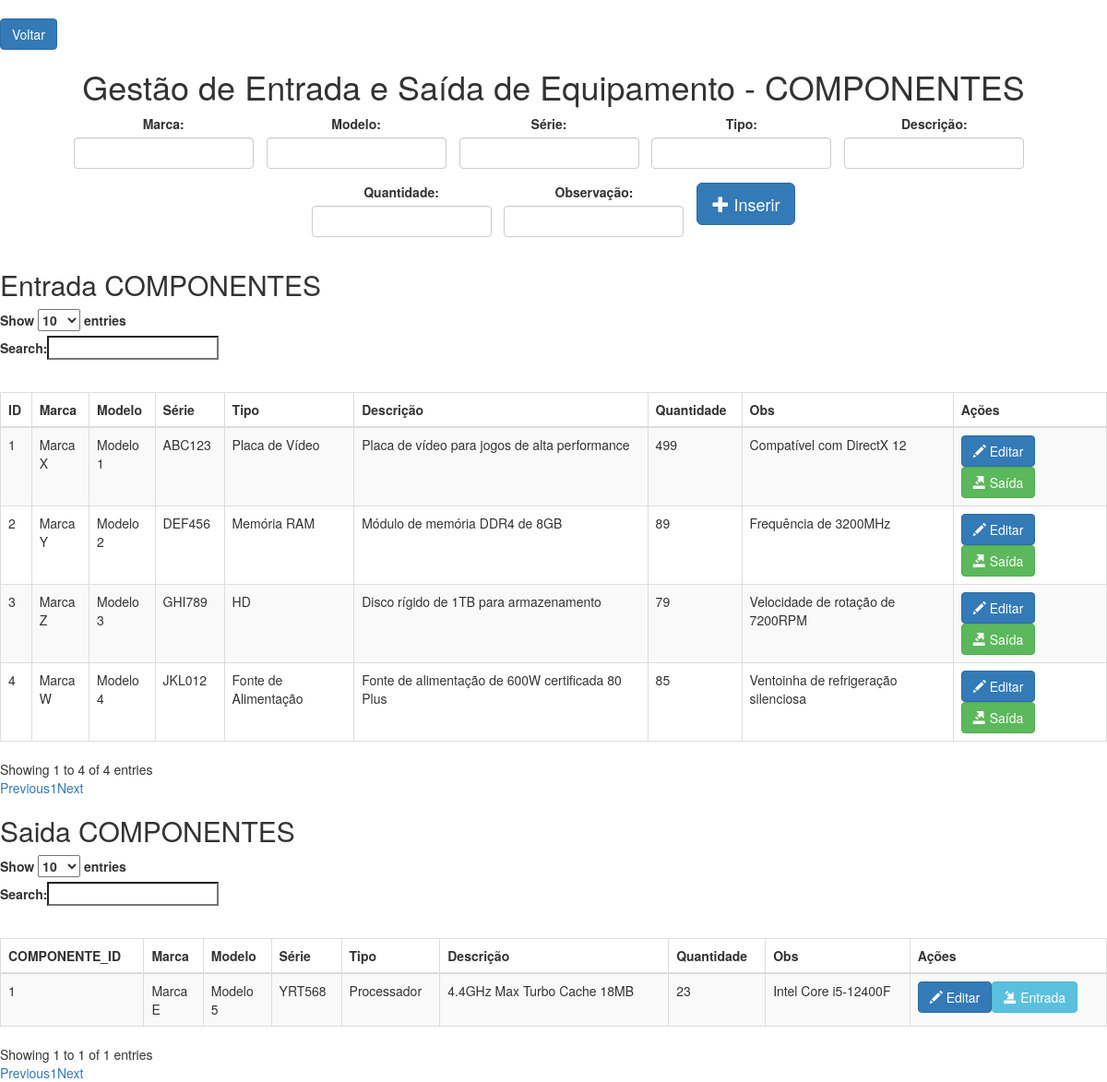
The app's page /componentes.php with its own data.
### tables this page shows
CREATE TABLE `componentes` (
  `ID` int(11) NOT NULL,
  `MARCA` varchar(100) NOT NULL,
  `MODELO` varchar(100) NOT NULL,
  `SERIE` varchar(100) NOT NULL,
  `TIPO` varchar(100) NOT NULL,
  `DESCRICAO` varchar(100) NOT NULL,
  `QUANTIDADE` int(11) NOT NULL,
  `OBS` varchar(255) NOT NULL
);

CREATE TABLE `componentes_saida` (
  `COMPONENTE_ID` int(11) NOT NULL,
  `MARCA` varchar(100) NOT NULL,
  `MODELO` varchar(100) NOT NULL,
  `SERIE` varchar(100) NOT NULL,
  `TIPO` varchar(100) NOT NULL,
  `DESCRICAO` varchar(100) NOT NULL,
  `QUANTIDADE` int(11) NOT NULL,
  `OBS` varchar(255) DEFAULT NULL
);

### componentes.php (the view, shortened to what this page needs)
<!DOCTYPE html>
<html>
<head>
    <link rel="stylesheet" href="style.css">
    <link rel="stylesheet" href="https://maxcdn.bootstrapcdn.com/bootstrap/3.3.7/css/bootstrap.min.css">
    <link rel="stylesheet" href="https://cdn.datatables.net/1.10.19/css/dataTables.bootstrap.min.css">
</head>
<body>
<div class="text-left" style="margin-top: 20px;">
    <button onclick="window.location.href='index.php'" class="btn btn-primary">Voltar</button>
</div>
<h1 class="text-center">Gestão de Entrada e Saída de Equipamento - COMPONENTES</h1>
<form method="post" action="inserir.php">
    <div class="form-container inline">
        <div class="form-group">
            <label for="MARCA">Marca:</label>
            <input type="text" name="MARCA" id="MARCA" class="form-control" required>
        </div>
        <div class="form-group">
            <label for="MODELO">Modelo:</label>
            <input type="text" name="MODELO" id="MODELO" class="form-control" required>
        </div>
        <div class="form-group">
            <label for="SERIE">Série:</label>
            <input type="text" name="SERIE" id="SERIE" class="form-control" required>
        </div>
        <div class="form-group">
            <label for="TIPO">Tipo:</label>
            <input type="text" name="TIPO" id="TIPO" class="form-control" required>
        </div>
        <div class="form-group">
            <label for="DESCRICAO">Descrição:</label>
            <input type="text" name="DESCRICAO" id="DESCRICAO" class="form-control" required>
        </div>
        <div class="form-group">
            <label for="QUANTIDADE">Quantidade:</label>
            <input type="text" name="QUANTIDADE" id="QUANTIDADE" class="form-control" required>
        </div>
        <div class="form-group">
            <label for="OBS">Observação:</label>
            <input type="text" name="OBS" id="OBS" class="form-control" required>
        </div>
        <button type="submit" name="submit_insert" class="btn btn-primary btn-lg">
            <span class="glyphicon glyphicon-plus"></span> Inserir
        </button>
    </div>
</form>
<?php
function exibirTabela($conexao)
{
    $sql = "SELECT * FROM componentes";
    $resultado = mysqli_query($conexao, $sql);
    if (mysqli_num_rows($resultado) > 0) {
        echo '<h2>Entrada COMPONENTES</h2>';
        echo '<table id="componentes-table" class="table table-striped table-bordered">';
        echo '<thead><tr><th>ID</th><th>Marca</th><th>Modelo</th><th>Série</th><th>Tipo</th><th>Descrição</th><th>Quantidade</th><th>Obs</th><th>Ações</th></tr></thead>';
        echo '<tbody>';
        while ($row = mysqli_fetch_assoc($resultado)) {
            echo '<tr>';
            echo '<td>' . $row['ID'] . '</td>';
            echo '<td>' . $row['MARCA'] . '</td>';
            echo '<td>' . $row['MODELO'] . '</td>';
            echo '<td>' . $row['SERIE'] . '</td>';
            echo '<td>' . $row['TIPO'] . '</td>';
            echo '<td>' . $row['DESCRICAO'] . '</td>';
            echo '<td>' . $row['QUANTIDADE'] . '</td>';
            echo '<td>' . $row['OBS'] . '</td>';
            echo '<td><button class="btn btn-primary btn-editar"><span class="glyphicon glyphicon-pencil"></span> Editar</button>';
            echo '<button class="btn btn-success btn-saida"><span class="glyphicon glyphicon-export"></span> Saída</button>';
            echo '</td>';
            echo '</tr>';
        }
        echo '</tbody>';
        echo '</table>';
    }
}
function exibirTabelaComponentesSaida($conexao)
{
    $sql = "SELECT * FROM componentes_saida";
    $resultado = mysqli_query($conexao, $sql);
    if (mysqli_num_rows($resultado) > 0) {
        echo '<h2>Saida COMPONENTES</h2>';
        echo '<table id="componentes_saida-table" class="table table-striped table-bordered">';
        echo '<thead><tr><th>COMPONENTE_ID</th><th>Marca</th><th>Modelo</th><th>Série</th><th>Tipo</th><th>Descrição</th><th>Quantidade</th><th>Obs</th><th>Ações</th></tr></thead>';
        echo '<tbody>';
        while ($row = mysqli_fetch_assoc($resultado)) {
            echo '<tr>';
            echo '<td>' . $row['COMPONENTE_ID'] . '</td>';
            echo '<td>' . $row['MARCA'] . '</td>';
            echo '<td>' . $row['MODELO'] . '</td>';
            echo '<td>' . $row['SERIE'] . '</td>';
            echo '<td>' . $row['TIPO'] . '</td>';
            echo '<td>' . $row['DESCRICAO'] . '</td>';
            echo '<td>' . $row['QUANTIDADE'] . '</td>';
            echo '<td>' . $row['OBS'] . '</td>';
            echo '<td><button class="btn btn-primary btn-editar"><span class="glyphicon glyphicon-pencil"></span> Editar</button>';
            echo '<button class="btn btn-info btn-entrada"><span class="glyphicon glyphicon-import"></span> Entrada</button>';
            echo '</td>';
            echo '</tr>';
        }
        echo '</tbody>';
        echo '</table>';
    }
}
$host = "localhost";
$usuario = "root";
$senha = "";
$banco = "INVENTARIO";
$conexao = mysqli_connect($host, $usuario, $senha, $banco);
if (mysqli_connect_errno()) {
    echo '<div class="message error">Erro na conexão com o banco de dados: ' . mysqli_connect_error() . '</div>';
} else {
    exibirTabela($conexao);
    exibirTabelaComponentesSaida($conexao);
}
?>
</body>
</html>

### style.css (style rules this page uses)
body { background-color: #f1f1f1; font-family: Arial, sans-serif; }
h1 { text-align: center; }
table { width: 100%; margin-top: 30px; border-collapse: collapse; }
table th, table td { padding: 8px; border: 1px solid #ccc; }
.form-group { display: inline-block; margin-right: 10px; margin-bottom: 10px; vertical-align: top; }
.form-group label { display: block; }
.form-group input, .form-group select, .form-group textarea { display: block; width: 100%; box-sizing: border-box; }
.form-container { text-align: center; }

### records on screen
componentes: ID "1", MARCA "Marca X", MODELO "Modelo 1", SERIE "ABC123", TIPO "Placa de Vídeo", DESCRICAO "Placa de vídeo para jogos de alta performance", QUANTIDADE "499", OBS "Compatível com DirectX 12"
componentes: ID "2", MARCA "Marca Y", MODELO "Modelo 2", SERIE "DEF456", TIPO "Memória RAM", DESCRICAO "Módulo de memória DDR4 de 8GB", QUANTIDADE "89", OBS "Frequência de 3200MHz"
componentes: ID "3", MARCA "Marca Z", MODELO "Modelo 3", SERIE "GHI789", TIPO "HD", DESCRICAO "Disco rígido de 1TB para armazenamento", QUANTIDADE "79", OBS "Velocidade de rotação de 7200RPM"
componentes: ID "4", MARCA "Marca W", MODELO "Modelo 4", SERIE "JKL012", TIPO "Fonte de Alimentação", DESCRICAO "Fonte de alimentação de 600W certificada 80 Plus", QUANTIDADE "85", OBS "Ventoinha de refrigeração silenciosa"
componentes_saida: COMPONENTE_ID "1", MARCA "Marca E", MODELO "Modelo 5", SERIE "YRT568", TIPO "Processador", DESCRICAO "4.4GHz Max Turbo Cache 18MB", QUANTIDADE "23", OBS "Intel Core i5-12400F"
